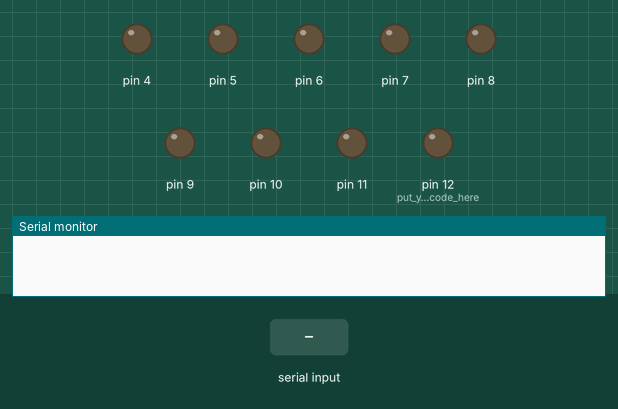
Simulated run of this sketch. Board: Arduino Uno, built with avr-gcc and run on an emulated ATmega328P. On the bench: output pins drawn as LEDs (lit = HIGH), the last lines printed to the serial monitor. The test bench sets the inputs (shaded band).

Above: at 1.2 s.
1.3 s: "f" received over Serial
At 1.5 s:
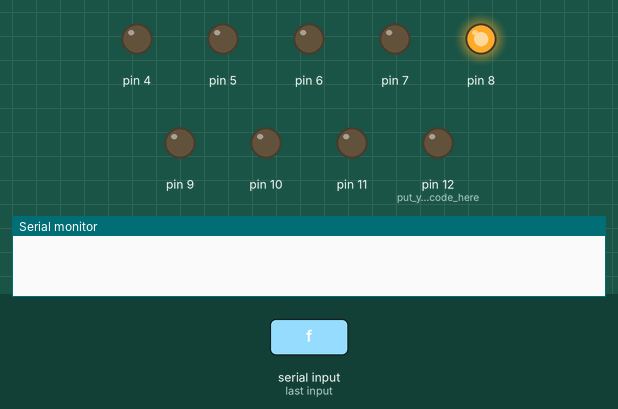
3.2 s: "m" received over Serial
At 3.45 s:
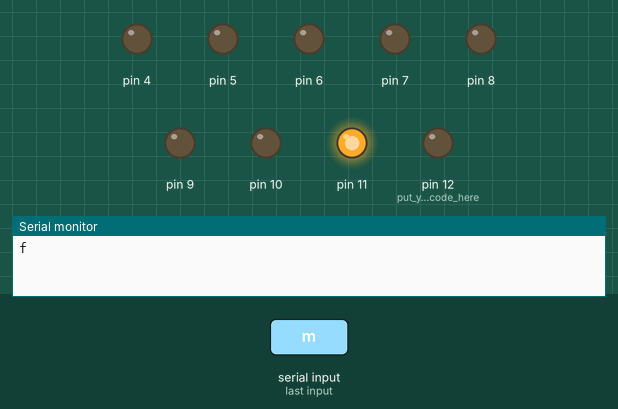
6.2 s: "l" received over Serial
At 6.45 s:
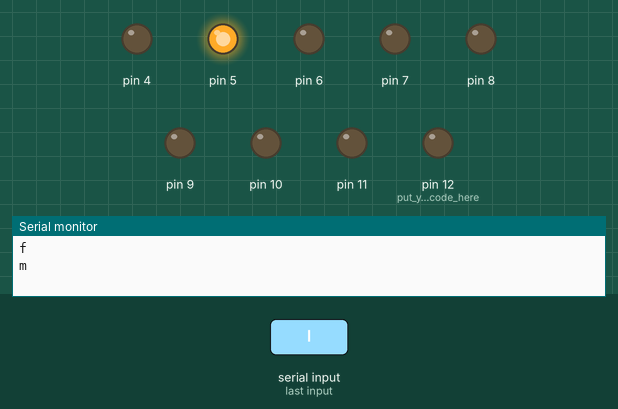
Timing chart, 0 to 9.2 s (numbered marks = the images above; inputs shaded):
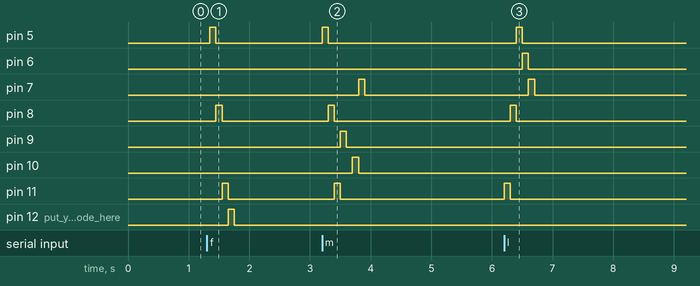

The sketch:

Aurdino.INO
```cpp
void setup() {
Serial.begin(9600);
 pinMode(4, OUTPUT);
 pinMode(5, OUTPUT);
 pinMode(6, OUTPUT);
 pinMode(7, OUTPUT);
 pinMode(8, OUTPUT);
 pinMode(9, OUTPUT);
 pinMode(10, OUTPUT);
 pinMode(11, OUTPUT);
 pinMode(12, OUTPUT);// put your setup code here, to run once:
 }

void loop() {
  // put your main code here, to run repeatedly:
 if(Serial.available()>0)
   {
      char data= Serial.read(); // reading the data received from the bluetooth module
      switch(data)
      {
        case 'f':  // when F is pressed on the app on Terminal
          digitalWrite(5, HIGH);
          delay(100);
          digitalWrite(5,LOW);
          digitalWrite(8,HIGH);
          delay(100);
          digitalWrite(8,LOW);
          digitalWrite(11,HIGH);
          delay(100);
          digitalWrite(11,LOW);
          digitalWrite(12,HIGH);
          delay(100);
          digitalWrite(12,LOW);
          digitalWrite(13,HIGH);
          delay(100);
          digitalWrite(13,LOW);
          break;
        case 'm': // when M is pressed on the app on Terminal
          digitalWrite(5, HIGH);
          delay(100);
          digitalWrite(5,LOW);
          digitalWrite(8,HIGH);
          delay(100);
          digitalWrite(8,LOW);
          digitalWrite(11,HIGH);
          delay(100);
          digitalWrite(11,LOW);
          digitalWrite(9,HIGH);
          delay(100);
          digitalWrite(9,LOW);
          digitalWrite(13,HIGH);
          delay(100);
          digitalWrite(13,LOW);
          digitalWrite(10,HIGH);
          delay(100);
          digitalWrite(10,LOW);
          digitalWrite(7,HIGH);
          delay(100);
          digitalWrite(7,LOW);
          break;
        case 'r': // when R is pressed on the app on Terminal
          digitalWrite(5, HIGH);
          delay(100);
          digitalWrite(5,LOW);
          digitalWrite(8,HIGH);
          delay(100);
          digitalWrite(8,LOW);
          digitalWrite(11,HIGH);
          delay(100);
          digitalWrite(11,LOW);
          digitalWrite(12,HIGH);
          delay(100);
          digitalWrite(12,LOW);
          digitalWrite(13,HIGH);
          delay(100);
          digitalWrite(13,LOW);
          digitalWrite(10,HIGH);
          delay(100);
          digitalWrite(10,LOW);
          digitalWrite(7,HIGH);
          delay(100);
          digitalWrite(7,LOW);
          break;
        case 'l': // when L is pressed on the app on Terminal
          digitalWrite(11, HIGH);
          delay(100);
          digitalWrite(11,LOW);
          digitalWrite(8,HIGH);
          delay(100);
          digitalWrite(8,LOW);
          digitalWrite(5,HIGH);
          delay(100);
          digitalWrite(5,LOW);
          digitalWrite(6,HIGH);
          delay(100);
          digitalWrite(6,LOW);
          digitalWrite(7,HIGH);
          delay(100);
          digitalWrite(7,LOW);
          break;
        case '1': // when S is pressed on the app on Terminal
          digitalWrite(13, HIGH);
          delay(100);
          digitalWrite(13,LOW);
          digitalWrite(12,HIGH);
          delay(100);
          digitalWrite(12,LOW);
          digitalWrite(11,HIGH);
          delay(100);
          digitalWrite(11,LOW);
          digitalWrite(8,HIGH);
          delay(100);
          digitalWrite(8,LOW);
          digitalWrite(9,HIGH);
          delay(100);
          digitalWrite(9,LOW);
          digitalWrite(10,HIGH);
          delay(100);
          digitalWrite(10,LOW);
          digitalWrite(7,HIGH);
          delay(100);
          digitalWrite(7,LOW);
          digitalWrite(6,HIGH);
          delay(100);
          digitalWrite(6,LOW);
          digitalWrite(5,HIGH);
          delay(100);
          digitalWrite(5,LOW);
          break;
        default :
          digitalWrite(13,LOW);
          digitalWrite(12,LOW);
          digitalWrite(11,LOW);
          digitalWrite(10,LOW);
          digitalWrite(9,LOW);
          digitalWrite(8,LOW);
          digitalWrite(7,LOW);
          digitalWrite(6,LOW);
          digitalWrite(5,LOW);
          break;
      }
      Serial.println(data);
   }
   delay(50);
}
```

Measured:
- after the input at 1.3 s, pin 5: LOW → HIGH after 0.05 s, → LOW 0.10 s later; pin 8: LOW → HIGH after 0.15 s, → LOW 0.10 s later; pin 11: LOW → HIGH after 0.25 s, → LOW 0.10 s later; pin 12 (put_your_setup_code_here): LOW → HIGH after 0.35 s, → LOW 0.10 s later
- after the input at 3.2 s, pin 5: LOW → HIGH at once, → LOW 0.10 s later; pin 7: LOW → HIGH after 0.60 s, → LOW 0.10 s later; pin 8: LOW → HIGH after 0.10 s, → LOW 0.10 s later; pin 9: LOW → HIGH after 0.30 s, → LOW 0.10 s later; pin 10: LOW → HIGH after 0.50 s, → LOW 0.10 s later
- after the input at 6.2 s, pin 5: LOW → HIGH after 0.20 s, → LOW 0.10 s later; pin 6: LOW → HIGH after 0.30 s, → LOW 0.10 s later; pin 7: LOW → HIGH after 0.40 s, → LOW 0.10 s later; pin 8: LOW → HIGH after 0.10 s, → LOW 0.10 s later; pin 11: LOW → HIGH at once, → LOW 0.10 s later
